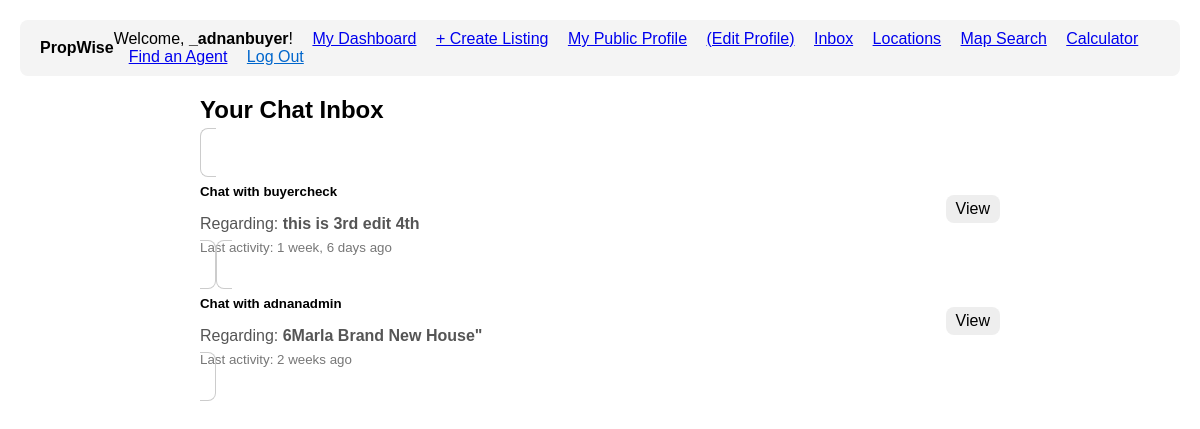
The app's page /chat/inbox/ (signed in), older data.
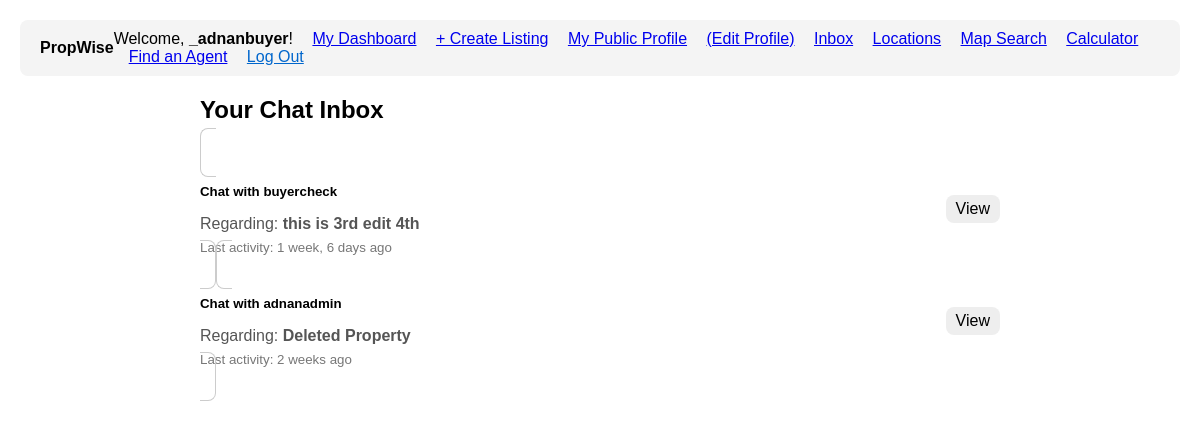
The same page, newer data.
### chat/models.py (models this page shows, shortened)
class ChatThread(models.Model):
    property = models.ForeignKey(
        Property,
        on_delete=models.SET_NULL,  # <-- NOT CASCADE
        related_name='chat_threads',
        null=True,  # <-- Required for SET_NULL
        blank=True  # <-- Allows this to be empty in forms
    )
    buyer = models.ForeignKey(
        User,
        on_delete=models.CASCADE,  # Cascade is OK here. If a buyer is deleted, their threads go.
        related_name='bought_chat_threads'
    )
    agent = models.ForeignKey(
        User,
        on_delete=models.CASCADE,  # Cascade is OK here. If an agent is deleted, their threads go.
        related_name='agent_chat_threads'
    )
    created_at = models.DateTimeField(auto_now_add=True)
    updated_at = models.DateTimeField(auto_now=True)
    class Meta:
        unique_together = ('property', 'buyer', 'agent')

### properties/models.py (models this page shows, shortened)
class Property(models.Model):
    title = models.CharField(max_length=255)
    description = models.TextField()
    price = models.BigIntegerField()
    area = models.ForeignKey(
        Area,
        on_delete=models.SET_NULL,
        null=True,
        related_name="properties"
    )
    latitude = models.DecimalField(
        max_digits=9,
        decimal_places=6,
        null=True,
        blank=True,
        help_text="Exact latitude of the property (e.g., 31.470510)"
    )
    longitude = models.DecimalField(
        max_digits=9,
        decimal_places=6,
        null=True,
        blank=True,
        help_text="Exact longitude of the property (e.g., 74.394170)"
    )
    purpose = models.CharField(max_length=10, choices=PropertyPurpose.choices)
    property_type = models.CharField(max_length=20, choices=PropertyType.choices)
    bedrooms = models.PositiveSmallIntegerField(null=True, blank=True)
    bathrooms = models.PositiveSmallIntegerField(null=True, blank=True)
    area_size = models.DecimalField(max_digits=10, decimal_places=2)
    area_unit = models.CharField(max_length=10, choices=AreaUnit.choices, default=AreaUnit.MARLA)
    agent = models.ForeignKey(settings.AUTH_USER_MODEL, on_delete=models.CASCADE, related_name="properties")
    created_at = models.DateTimeField(auto_now_add=True)
    updated_at = models.DateTimeField(auto_now=True)
    main_image = models.ImageField(upload_to='properties/main_images/', null=True, blank=True)
    is_verified = models.BooleanField(
        default=False,
        help_text="Mark this listing as verified by the admin (e.g., checked for accuracy)."
    )
    is_featured = models.BooleanField(
        default=False,
        help_text="Mark this listing as 'Featured' to show it at the top."
    )
    featured_until = models.DateTimeField(
        null=True,
        blank=True,
        help_text="When this listing should stop being featured (e.g., 7 days from now)."
    )
    status = models.CharField(
        max_length=10,
        choices=PropertyStatus.choices,
        default=PropertyStatus.ACTIVE,
        help_text="The current status of the listing (e.g., Active, Sold)."
    )
    sold_date = models.DateTimeField(
        null=True,
        blank=True,
        help_text="The date and time this property was marked as sold."
    )
    video_url = models.URLField(
        max_length=500,
        null=True,
        blank=True,
        help_text="A link to a YouTube or Vimeo video walkthrough (e.g., https://www.youtube.com/watch?v=...)"
    )

### accounts/models.py (models this page shows, shortened)
class User(AbstractUser):
    is_agent = models.BooleanField('Is agent', default=False)
    is_buyer = models.BooleanField('Is buyer', default=True) # By default, users are buyers
    phone_number = models.CharField(max_length=20, blank=True)
    profile_picture = models.ImageField(upload_to='profile_pics/', blank=True, null=True)
    favorites = models.ManyToManyField(
        Property,
        related_name="favorited_by",
        blank=True
    )

### chat/views.py (the view)
# urls.py: path('inbox/', views.chat_inbox_view, name='chat_inbox'),
@login_required(login_url='login')
def chat_inbox_view(request):
    threads = ChatThread.objects.filter(
        Q(buyer=request.user) | Q(agent=request.user)
    ).order_by('-updated_at') # Show newest active chats first
    context = {
        'threads': threads
    }
    return render(request, 'chat/inbox.html', context)

### chat/templates/chat/inbox.html (shortened to what this page needs)
{% extends 'base.html' %}
{% block content %}
<div class="container" style="margin-top: 20px;">
    <div style="max-width: 800px; margin: auto;">
        <h2 style="margin-bottom: 20px;">Your Chat Inbox</h2>
        <div class="list-group">
            {% for thread in threads %}
                <a href="{% url 'chat_detail' thread_id=thread.id %}" class="list-group-item list-group-item-action" style="padding: 15px; border: 1px solid #ccc; border-radius: 8px; margin-bottom: 10px; text-decoration: none; color: inherit;">
                    <div style="display: flex; justify-content: space-between; align-items: center;">
                        <div>
                            <h5 style="margin-bottom: 5px;">
                                Chat with
                                {% if thread.buyer == user %}
                                    <strong>{{ thread.agent.username }}</strong>
                                {% else %}
                                    <strong>{{ thread.buyer.username }}</strong>
                                {% endif %}
                            </h5>
                            <p style="margin-bottom: 5px; color: #555;">
                                Regarding: <strong>{{ thread.property.title|default:"Deleted Property" }}</strong>
                            </p>
                            <small style="color: #777;">Last activity: {{ thread.updated_at|timesince }} ago</small>
                        </div>
                        <span style="background: #eee; padding: 5px 10px; border-radius: 8px;">View</span>
                    </div>
                </a>
            {% empty %}
                <p>You have no active chat conversations.</p>
            {% endfor %}
        </div>
    </div>
</div>
{% endblock content %}

Row changes from the older to the newer data that the page shows:
changed ChatThread "adnanadmin": property "6Marla Brand New House\"" → "Deleted Property"
